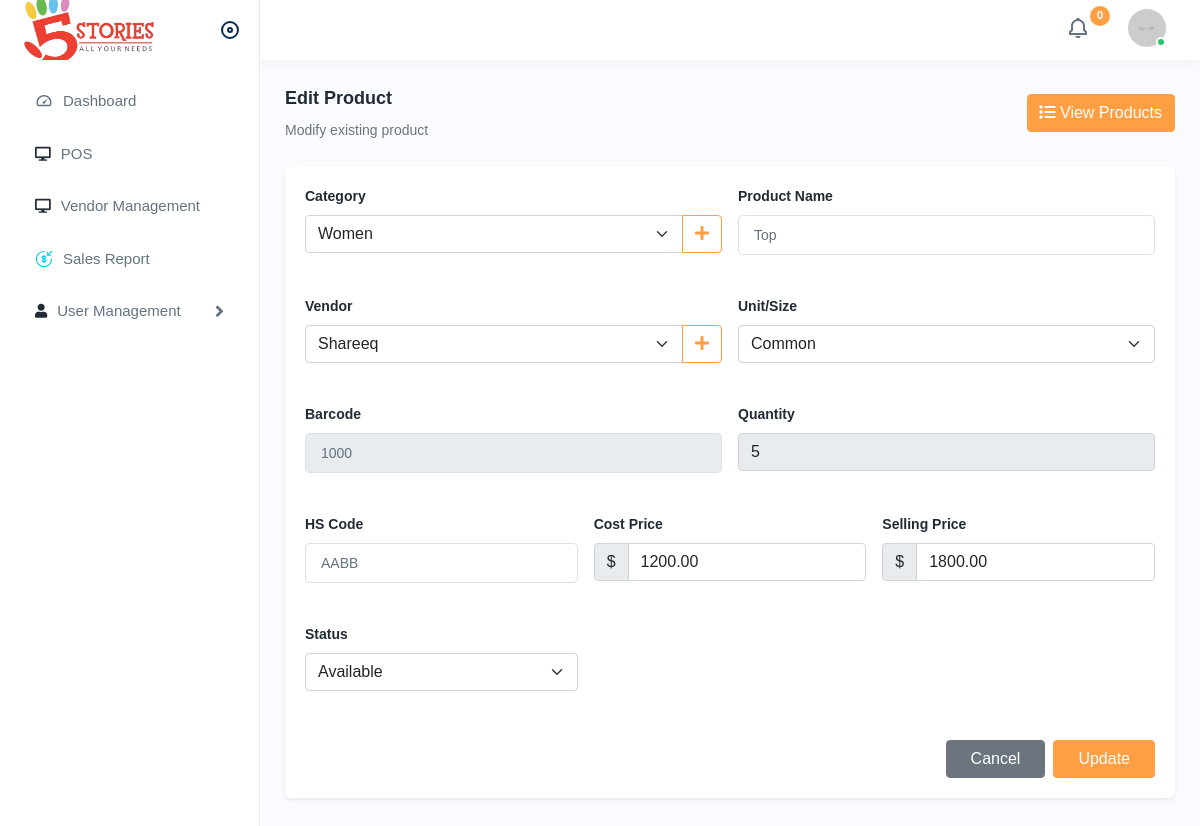
Screenshot of /editproduct.php?id=2 (signed in) with the database file from the repository.
### tables this page shows
CREATE TABLE `tbl_product` (
  `id` int(11) NOT NULL,
  `name` varchar(255) NOT NULL,
  `category_id` int(11) NOT NULL,
  `unit` varchar(50) DEFAULT NULL,
  `barcode` varchar(100) DEFAULT NULL,
  `quantity` int(11) DEFAULT 0,
  `price` decimal(10,2) NOT NULL,
  `cost_price` decimal(10,2) NOT NULL,
  `grm_ref` varchar(100) DEFAULT NULL,
  `status` enum('active','inactive') DEFAULT 'active',
  `vendor_id` int(11) NOT NULL,
  `created_at` timestamp NOT NULL DEFAULT current_timestamp(),
  `stock` int(11) DEFAULT 0
);

CREATE TABLE `tbl_category` (
  `id` int(11) NOT NULL,
  `name` varchar(255) NOT NULL
);

CREATE TABLE `tbl_vendors` (
  `vendor_id` int(11) NOT NULL,
  `vendor_name` varchar(255) NOT NULL,
  `phone` varchar(20) DEFAULT NULL,
  `address` text DEFAULT NULL,
  `created_at` timestamp NOT NULL DEFAULT current_timestamp()
);

CREATE TABLE `tbl_stock_grm` (
  `id` int(11) NOT NULL,
  `stock_ref` varchar(100) NOT NULL,
  `stock_hs_price` decimal(10,2) NOT NULL,
  `stock_date` date NOT NULL,
  `user_id` int(11) NOT NULL,
  `created_at` timestamp NOT NULL DEFAULT current_timestamp()
);

### editproduct.php (the view, shortened to what this page needs)
<?php include './layouts/header.php';
$product_id = isset($_GET['id']) ? intval($_GET['id']) : 0;
$product = [];
if($product_id > 0) {
    $stmt = $conn->prepare("SELECT p.*, sg.stock_ref AS hs_code
                          FROM tbl_product p
                          LEFT JOIN tbl_stock_grm sg ON p.grm_ref = sg.id
                          WHERE p.id = ?");
    $stmt->bind_param("i", $product_id);
    $stmt->execute();
    $result = $stmt->get_result();
    $product = $result->fetch_assoc();
}
?>
<?php include './layouts/sidebar.php'; ?>
<div class="page-wrapper">
    <div class="content">
        <div class="page-header">
            <div class="page-title">
                <h4 class="mb-2"><?= $product_id ? 'Edit' : 'Add' ?> Product</h4>
                <h6 class="text-muted"><?= $product_id ? 'Modify existing product' : 'Create new product' ?></h6>
            </div>
            <a href="productlist.php" class="btn btn-primary">
                <i class="fas fa-list"></i> View Products
            </a>
        </div>
        <form action="./backend/update_product.php" method="post">
            <div class="card border-0 shadow-sm">
                <div class="card-body">
                    <div class="row g-3">
                        <div class="col-md-6">
                            <div class="form-group">
                                <label class="form-label fw-bold">Category</label>
                                <div class="input-group">
                                    <select name="category_id" class="form-select" required>
                                        <?php
                                        $sqlCategory = "SELECT * FROM tbl_category";
                                        $rsCategory = $conn->query($sqlCategory);
                                        while ($rowCategory = $rsCategory->fetch_assoc()): ?>
                                            <option value="<?= $rowCategory['id'] ?>"
                                                <?= ($product['category_id'] ?? '') == $rowCategory['id'] ? 'selected' : '' ?>>
                                                <?= htmlspecialchars($rowCategory['name']) ?>
                                            </option>
                                        <?php endwhile; ?>
                                    </select>
                                    <a href="addcategory.php" class="btn btn-outline-primary">
                                        <i class="fas fa-plus"></i>
                                    </a>
                                </div>
                            </div>
                        </div>
                        <div class="col-md-6">
                            <div class="form-group">
                                <label class="form-label fw-bold">Product Name</label>
                                <input name="name" type="text" class="form-control"
                                       value="<?= htmlspecialchars($product['name'] ?? '') ?>" required>
                            </div>
                        </div>
                        <div class="col-md-6">
                            <div class="form-group">
                                <label class="form-label fw-bold">Vendor</label>
                                <div class="input-group">
                                    <select name="vendor_id" class="form-select" required>
                                        <?php
                                        $sql = "SELECT * FROM tbl_vendors";
                                        $rs = $conn->query($sql);
                                        while ($row = $rs->fetch_assoc()): ?>
                                            <option value="<?= $row['vendor_id'] ?>"
                                                <?= ($product['vendor_id'] ?? '') == $row['vendor_id'] ? 'selected' : '' ?>>
                                                <?= htmlspecialchars($row['vendor_name']) ?>
                                            </option>
                                        <?php endwhile; ?>
                                    </select>
                                    <a href="addvendor.php" class="btn btn-outline-primary">
                                        <i class="fas fa-plus"></i>
                                    </a>
                                </div>
                            </div>
                        </div>
                        <div class="col-md-6">
                            <div class="form-group">
                                <label class="form-label fw-bold">Unit/Size</label>
                                <select name="unit_id" class="form-select" required>
                                    <option value="0">Common</option>
                                </select>
                            </div>
                        </div>
                        <div class="col-md-6">
                            <div class="form-group">
                                <label class="form-label fw-bold">Barcode</label>
                                <input name="barcode" type="text" class="form-control"
                                       value="<?= htmlspecialchars($product['barcode'] ?? '') ?>"
                                       <?= $product_id ? 'readonly' : 'required' ?>>
                            </div>
                        </div>
                        <div class="col-md-6">
                            <div class="form-group">
                                <label class="form-label fw-bold">Quantity</label>
                                <input name="quantity" type="number"
                                       value="<?= htmlspecialchars($product['quantity'] ?? 1) ?>"
                                       class="form-control" min="1" disabled>
                            </div>
                        </div>
                        <div class="col-md-4">
                            <div class="form-group">
                                <label class="form-label fw-bold">HS Code</label>
                                <input name="hs_code" type="text"
                                       value="<?= htmlspecialchars($product['hs_code'] ?? '') ?>"
                                       class="form-control" placeholder="Enter HS Code" required>
                            </div>
                        </div>
                        <div class="col-md-4">
                            <div class="form-group">
                                <label class="form-label fw-bold">Cost Price</label>
                                <div class="input-group">
                                    <span class="input-group-text">$</span>
                                    <input name="cost_price" type="number" step="0.01"
                                           value="<?= htmlspecialchars($product['cost_price'] ?? '') ?>"
                                           class="form-control" placeholder="0.00" required>
                                </div>
                            </div>
                        </div>
                        <div class="col-md-4">
                            <div class="form-group">
                                <label class="form-label fw-bold">Selling Price</label>
                                <div class="input-group">
                                    <span class="input-group-text">$</span>
                                    <input name="price" type="number" step="0.01"
                                           value="<?= htmlspecialchars($product['price'] ?? '') ?>"
                                           class="form-control" placeholder="0.00" required>
                                </div>
                            </div>
                        </div>
                        <div class="col-md-4">
                            <div class="form-group">
                                <label class="form-label fw-bold">Status</label>
                                <select name="status" class="form-select" required>
                                    <option value="1" <?= ($product['status'] ?? 1) == 1 ? 'selected' : '' ?>>Available</option>
                                </select>
                            </div>
                        </div>
                        <div class="col-12 mt-4 d-flex justify-content-end gap-2">
                            <a href="productlist.php" class="btn btn-secondary px-4">Cancel</a>
                            <button type="submit" class="btn btn-primary px-4">
                                <?= $product_id ? 'Update' : 'Create' ?>
                            </button>
                        </div>
                    </div>
                </div>
            </div>
        </form>
    </div>
</div>
</body>
</html>

### rows the page displays
tbl_product: category_id "Women", name "Top", vendor_id "Shareeq", barcode "1000", quantity "5", hs_code "AABB", cost_price "1200.00", price "1800.00"
